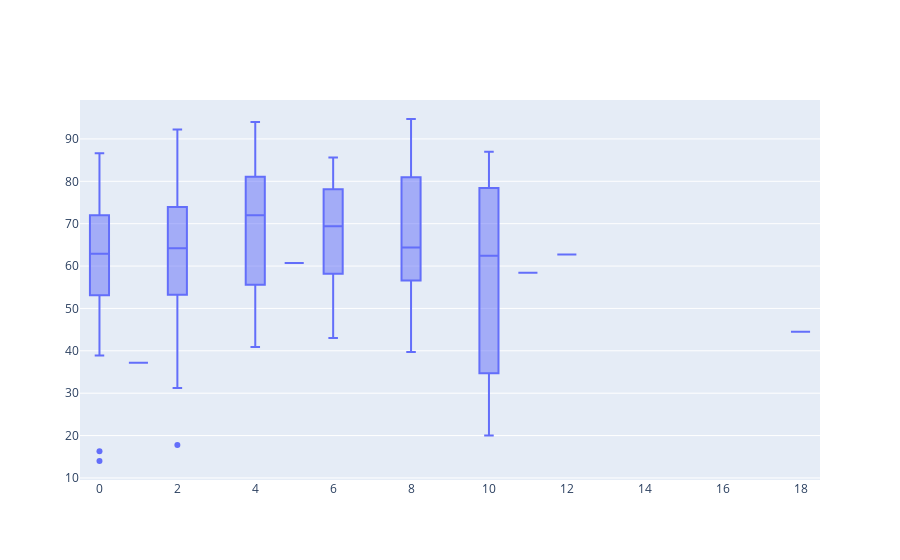

Write notebook code for a chart like this one.
### Markdown cell above
### Correlação SLEDAI vs Neutrófilos

### Code cell
fig = go.Figure()

fig.add_trace(go.Box(
    x=patient_data['sledai'],
    y=patient_data['neutrophil_percent'],
    # mode='markers',
    # marker=dict(color='indianred', size=8, opacity=0.6),
    # name='Pacientes'
))
fig.show()

### Figure 1 — Plotly figure (JSON) as saved in the notebook; plotly's stock layout.template omitted (floating-point values rounded to 4 significant figures; data arrays with more than 128 entries replaced by an {"elided": "..."} marker saying what was removed)
{"data": [{"type": "box", "x": {"elided": "312 int values"}, "y": {"elided": "312 float values"}}], "layout": {}}
